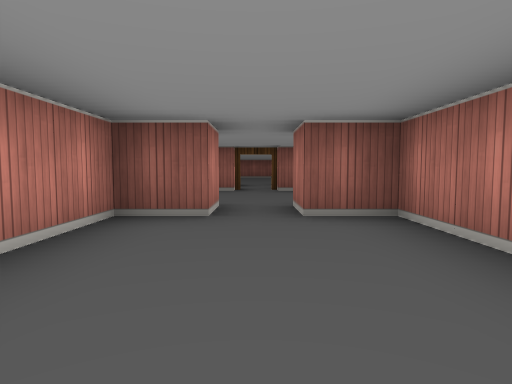
View 1 (above)

15 first-person views from a walk through a cub3D ray-caster map. The camera is about half as high as the walls, tilts 4° down and sees 75° across. The floor is counted in squares. Each view is taken from the middle of a square. On the plan, view 1 faces up. The plan holds only what a view shows up to about 9 squares ahead; the rest is blank.

View 2
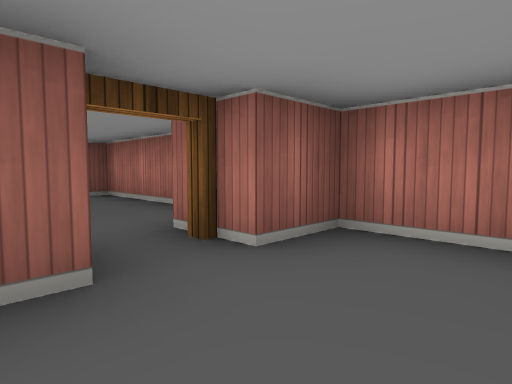

View 3
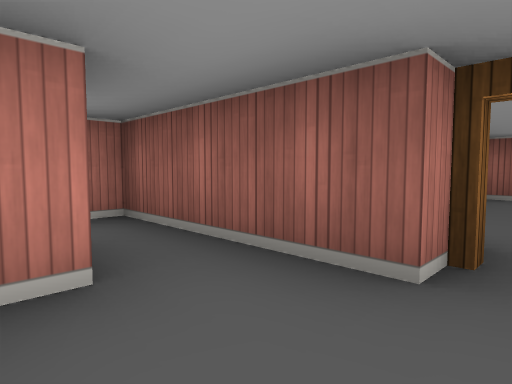

View 4
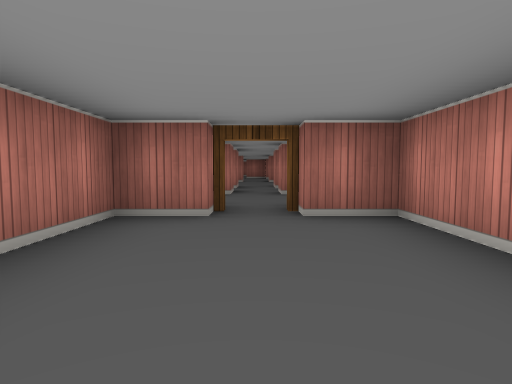

View 5
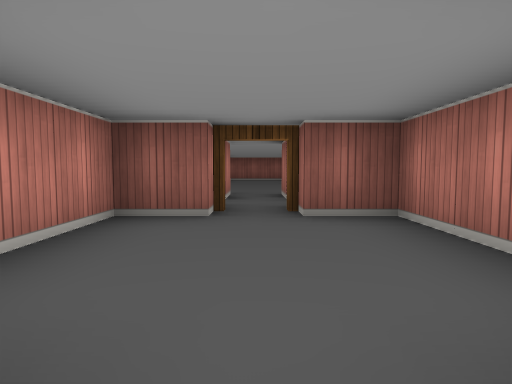

View 6
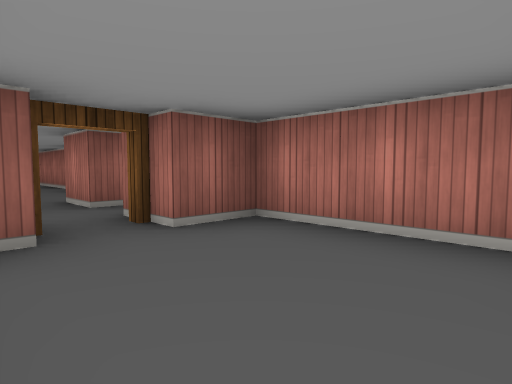

View 7
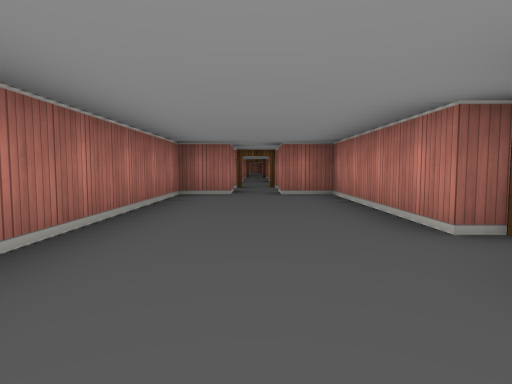

View 8
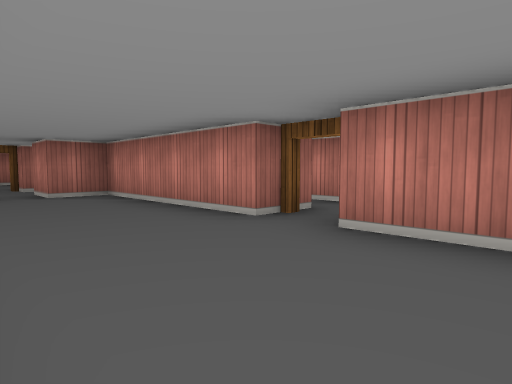

View 9
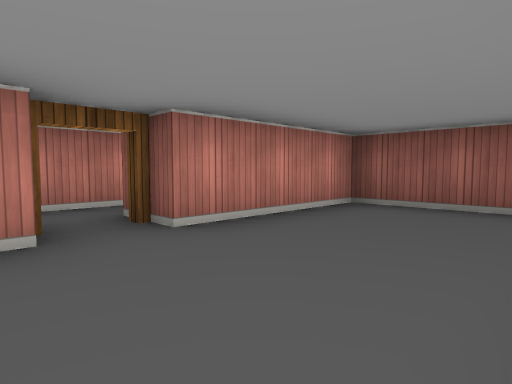

View 10
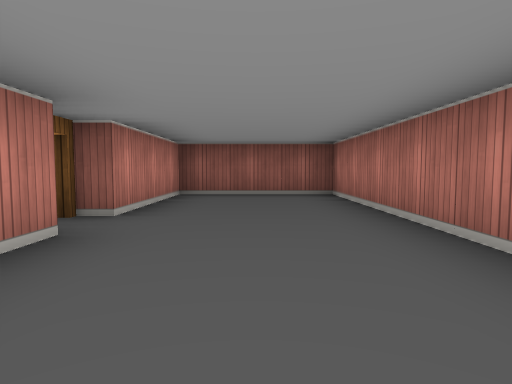

View 11
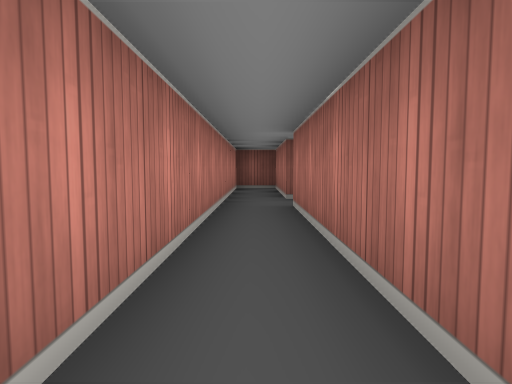

View 12
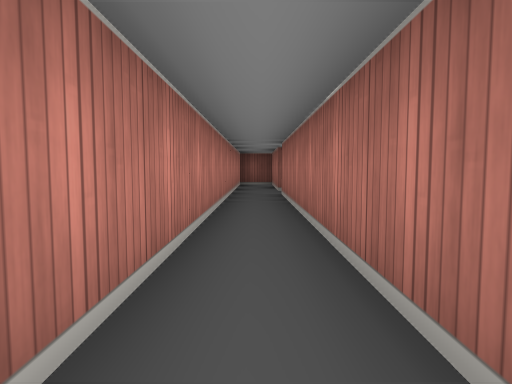

View 13
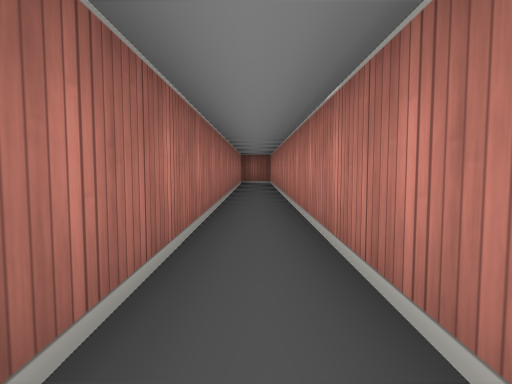

View 14
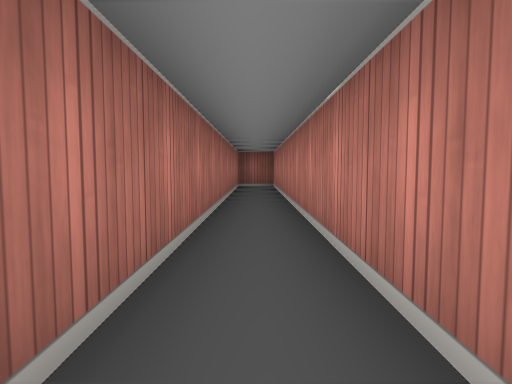

View 15
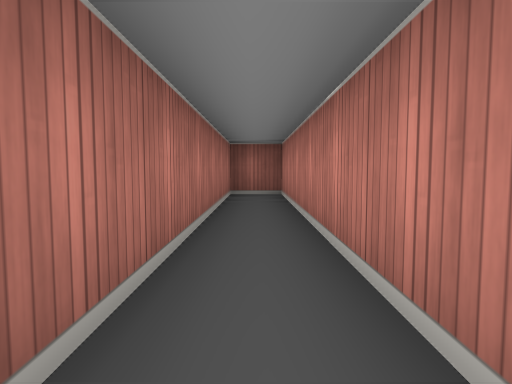

### Floor plan
Points are (right, up) in squares from view 1. A wall is a line through its corners. A room is listed if a view was taken in it or the views show most of it. See-through windows are left out.
Room 1 (views 1, 4, 5)
walls: (-0.5, 4.5) (-0.5, 3.5) (-1.5, 3.5) (-1.5, -0.5) (-0.5, -0.5); (0.5, -0.5) (1.5, -0.5) (1.5, 3.5) (0.5, 3.5) (0.5, 4.5)
ways out: open door at (0, -1) to room 2; opening at (0, 4) to room 3
Room 2 (views 2, 3)
walls: (-0.5, -1.5) (-1.5, -1.5); (-1.5, -2.4) (-1.5, -2.9); (1.5, -2.8) (1.5, -1.5) (0.5, -1.5)
ways out: open door at (0, -1) to room 1; opening at (-2, -2); opening at (0, -4)
Room 3 (view 6)
walls: (-0.5, 7.5) (-1.5, 7.5) (-1.5, 5.9); (1.5, 5.2) (1.5, 7.5) (0.5, 7.5)
ways out: opening at (0, 4) to room 1; open door at (0, 8) to room 6
Room 4 (views 7, 8, 9, 10)
walls: (-1.5, 14.5) (-1.5, 10.5) (-0.5, 10.5); (0.5, 10.5) (1.5, 10.5) (1.5, 18.5) (-1.5, 18.5) (-1.5, 15.5)
ways out: open door at (-2, 15) to room 5; opening at (0, 10) to room 6
Room 5 (views 11, 12, 13, 14, 15)
walls: (-2.5, 15.5) (-2.5, 18.5) (-3.5, 18.5) (-3.5, -0.5) (-2.5, -0.5) (-2.5, 14.5)
ways out: open door at (-2, 15) to room 4
Room 6 (no view inside)
walls: (1, 9.5) (0.5, 9.5) (0.5, 10.5); (-0.5, 10.5) (-0.5, 9.5)
ways out: open door at (0, 8) to room 3; opening at (0, 10) to room 4

Positions as (right, up) in squares from view 1, and headings:
1: (0, 0), facing up
2: (-1, -3), facing up-right
3: (0, -3), facing up-left
4: (0, 3), facing down
5: (0, 4), facing up
6: (-1, 5), facing up-right
7: (0, 17), facing down
8: (1, 17), facing down-left
9: (1, 14), facing up-left
10: (0, 12), facing up
11: (-3, 10), facing up
12: (-3, 8), facing up
13: (-3, 11), facing down
14: (-3, 9), facing down
15: (-3, 6), facing down
